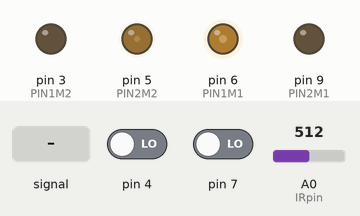
Bench run of a sketch on a simulated Arduino Uno, built with avr-gcc and run on an emulated ATmega328P. Shown: output pins drawn as LEDs (lit = HIGH). The test bench sets the inputs (shaded band); at power-on: pin 4 LOW, A0 (IRpin) = 512, pin 7 LOW.

Above: at 1.2 s.
1.3 s: A0 (IRpin) fed a 2 Hz sine of ±306 counts around its level
4.3 s: pin 4 driven HIGH
At 5.0 s:
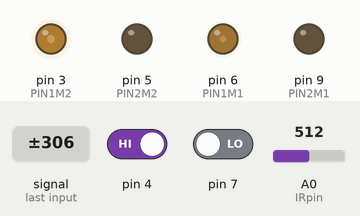
7.3 s: A0 (IRpin) set to 716
Timing chart, 0 to 7.5 s (numbered marks = the images above; inputs shaded):
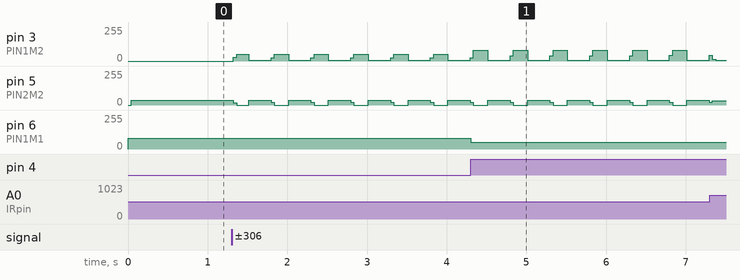

Measured:
- after the input at 4.3 s, pin 6 (PIN1M1): 80/255 → 50/255 at once
- by itself, pin 5 (PIN2M2): repeats every 0.50 s: 37/255 0.28 s, 19/255 0.04 s, 0/255 0.18 s

The sketch:

WallFollow_v2.ino
```cpp
int PIN1M2 = 3;
int PIN2M2 = 5;
int PIN1M1 = 6;
int PIN2M1 = 9;
#define IRpin A0
#define IRpin2 A1

void setup() {
  //setari pini
  pinMode(PIN1M1, OUTPUT);
  pinMode(PIN2M1, OUTPUT);
  pinMode(PIN1M2, OUTPUT);
  pinMode(PIN2M2, OUTPUT);
  pinMode(4,INPUT);
  pinMode(7,INPUT);
  Serial.begin(9600);
}

void loop() {
  //senzori analogici - sursa formula: http://luckylarry.co.uk/arduino-projects/arduino-using-a-sharp-ir-sensor-for-distance-calculation/
  float volts = analogRead(IRpin)*0.0048828125;
  float distance = 65*pow(volts, -1.10);
  //senzori digitali
  bool sinD = digitalRead(7);
  bool sinS = digitalRead(4);
  if(sinS)
  {
    go(50,80);
  }
   else
   {
    go(80,50);
   }
   if(distance < 30){
      go(80,-40);
    }


}
//functie de control a motoarelor - sursa robofun
void go(int speedLeft, int speedRight) {
  if (speedLeft >= 0) {
    analogWrite(PIN1M1, speedLeft);
    analogWrite(PIN2M1, 0);
  }
  else {
    analogWrite(PIN1M1, 0);
    analogWrite(PIN2M1, -speedLeft);
  }

  if (speedRight >= 0) {
    analogWrite(PIN1M2, speedRight);
    analogWrite(PIN2M2, 0);
  }else {
    analogWrite(PIN1M2, 0);
    analogWrite(PIN2M2, -speedRight);
  }
}
```
